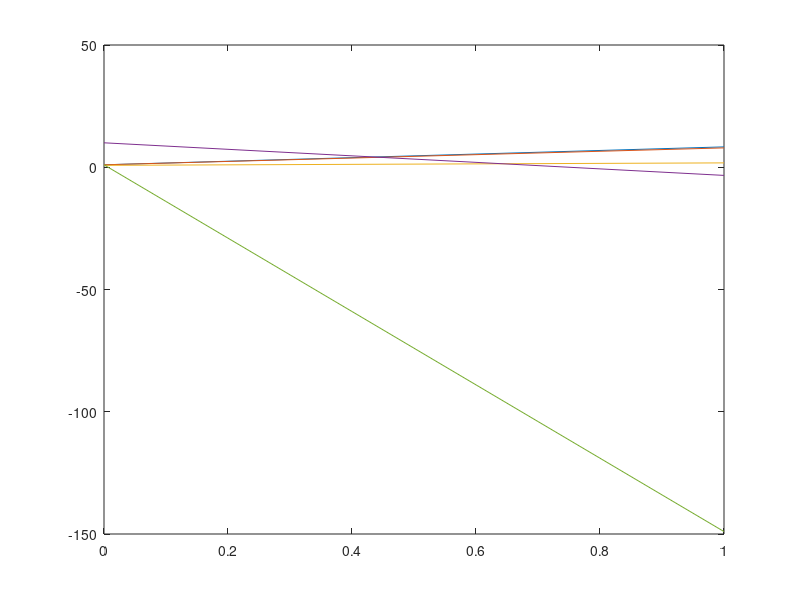

This figure's MATLAB source:

function main

global p1 p2 p3 p4 p5 p6 p7 p8 p9 p10 p11 ...
    x y theta v w a_tw psi_tw delta_s delta_r Wc_aw Wp_aw gs gr 

% model 
p1 = 0.03
p2 = 40
p3 = 6000
p4 = 200
p5 = 1500
p6 = 0.5
p7 = 0.5
p8 = 2
p9 = 300
p10 = 400
p11 = 0.2

% time 
tspan = [0 1];

% intial conditions
x = 1
y = 1
theta = pi/4 
v = 10
w = 1

% input parameters
a_tw = 10
psi_tw = 100

delta_s = 1                                         %% todo 
delta_r = 1                                         %% todo

% computed parameters
Wc_aw = [(a_tw * cos(psi_tw - theta) - v) ...
         (a_tw * cos(psi_tw - theta) - v)]

Wp_aw = [abs(Wc_aw) ...
         atan(Wc_aw)]

gs = 1                                              %% todo
gr = 1                                              %% todo

% examples
% A = 1;
% B = 4;
%[t,y] = ode45(@(t,y) odefcn(t,y,A,B), tspan,[0 0.01]);   % to run internal function OR external function with additional arguments
%[t,y] = ode45(@(t,y) elastic(t,y), [0 12],[0 1 1]);      % to run internal function 
%[t,y] = ode45('rigid',[0 12],[0 1 1]);                   % to run external function without additional arguments

%[t,z] = ode45(@(t,z) sailboat(t,z), tspan, [x y theta v w]);
sol = ode45(@sailboat, tspan, [x y theta v w]);

plot(sol.x,sol.y);
a = sol.y
b = a(1,:)
% plot(t,z(:,1),'r-o',t,z(:,2),'g-d', ...
%     t,z(:,3),'b-s',t,z(:,4),'m-^',t,z(:,5),'k-*')

%print(z)

function dydt = sailboat(t,z)

global p1 p2 p3 p4 p5 p6 p7 p8 p9 p10 p11 ...
    x y theta v w a_tw psi_tw delta_s delta_r Wc_aw Wp_aw gs gr 

dydt = zeros(5,1);    % a column vector
dydt(1) = v * cos(theta) + p1 * a_tw * cos(psi_tw);
dydt(2) = v * sin(theta) + p1 * a_tw * sin(psi_tw);
dydt(3) = w;
dydt(4) = (gs * sin(delta_s) - gr * p11 * sin(delta_r) - p2 * v^2) / p9;
dydt(5) = (gs * (p6 - p7 * cos(delta_s)) - gr * p8 * cos(delta_r) - p3 ...
    * w * v) / p10;

dydt = zeros(5,1);    % a column vector
dydt(1) = v * cos(theta) + p1 * a_tw * cos(psi_tw);
dydt(2) = v * sin(theta) + p1 * a_tw * sin(psi_tw);
dydt(3) = w;
dydt(4) = (gs * sin(delta_s) - gr * p11 * sin(delta_r) - p2 * v^2) / p9;
dydt(5) = (gs * (p6 - p7 * cos(delta_s)) - gr * p8 * cos(delta_r) - p3 ...
    * w * v) / p10;

% function dy = elastic(t,y)
% dy = zeros(3,1);    % a column vector
% dy(1) = y(1) * y(3);
% dy(2) = -y(3) * y(3);
% dy(3) = -0.51 * y(1) * y(2);
